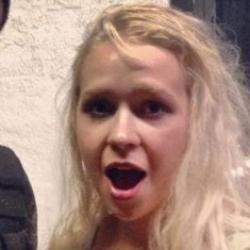
#> input picture images/5498592/023.jpg, 250 x 250 px; its folder holds only this picture in this run
$ jupyter execute --allow-errors Opencv-Code.ipynb
#> lines starting #> are read from the running program, lines starting #| are printed output that depends on the picture
[cell 1]
import cv2
import os
import numpy as np
import pandas as pd

[cell 2]
subjects = ["0"]
for x in range (1,100):
    subjects.append(str(x))
print(subjects)

[cell 3]
#function to detect face using OpenCV
def detect_face(img):
    #convert the test image to gray image as opencv face detector expects gray images
    gray = cv2.cvtColor(img, cv2.COLOR_BGR2GRAY)

    #load OpenCV face detector, I am using LBP which is fast
    #there is also a more accurate but slow Haar classifier
    face_cascade = cv2.CascadeClassifier(cv2.data.haarcascades + "haarcascade_frontalface_default.xml")

    #let's detect multiscale (some images may be closer to camera than others) images
    #result is a list of faces
    faces = face_cascade.detectMultiScale(gray, scaleFactor=1.05, minNeighbors=2, minSize=(30,30));

    #if no faces are detected then return original img
    if (len(faces) == 0):
        return None, None

    #under the assumption that there will be only one face,
    #extract the face area
    (x, y, w, h) = faces[0]

    #return only the face part of the image
    return gray[y:y+w, x:x+h], faces[0]

[cell 4]
def prepare_training_data(data_folder_path):

#> called with data_folder_path = 'training-data'
    dirs = os.listdir('images')

    faces = []

    labels = []

    i=0

    for dir_name in dirs:
        label = int(dir_name.replace(dir_name, str(i)))
        i+=1

        subject_dir_path = 'images' + "/" + dir_name

        subject_images_names = os.listdir(subject_dir_path)

        for image_name in subject_images_names:
            if image_name.startswith("."):
                continue

            image_path = subject_dir_path + "/" + image_name
            image = cv2.imread(image_path)
#> image is the input picture: shape (250, 250, 3); mean B, G, R 127.6, 139.7, 171.2

            face, rect = detect_face(image)
#> in detect_face, `gray = cv2.cvtColor(img, cv2.COLOR_BGR2GRAY)`:
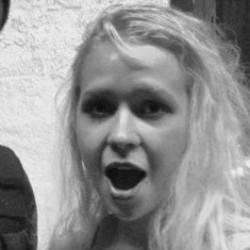
#> gray: shape (250, 250); min 11, max 241, mean 147.7
#> in detect_face, `faces = face_cascade.detectMultiScale(gray, scaleFactor=1.05, minNeigh..`: faces = [[41, 45, 164, 164]]
#> in detect_face, `(x, y, w, h) = faces[0]`: x = 41; y = 45; w = 164
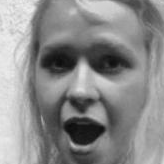
#> face: shape (164, 164); min 11, max 240, mean 139
#> rect = [41, 45, 164, 164]

            if face is not None:
                faces.append(face)
                labels.append(label)
#> pass 2 of the loop in prepare_training_data, `for dir_name in dirs:`:
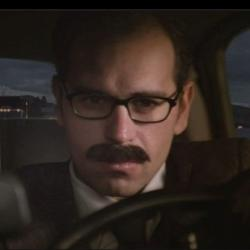
#> input picture images/5513628/004.jpg, 250 x 250 px
#> in prepare_training_data, image is the input picture: shape (250, 250, 3); mean B, G, R 31.2, 36.4, 46
#> in detect_face (call 2), `gray = cv2.cvtColor(img, cv2.COLOR_BGR2GRAY)`:
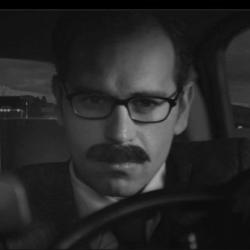
#> gray: shape (250, 250); min 0, max 168, mean 38.7
#> faces = [[44, 47, 157, 157]]
#> x = 44; y = 47; w = 157
#> in prepare_training_data, `face, rect = detect_face(image)`:
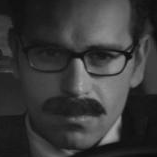
#> face: shape (157, 157); min 10, max 168, mean 56.7
#> rect = [44, 47, 157, 157]
    return faces, labels

[cell 5]
faces, labels = prepare_training_data("training-data")

print("Total faces: ", len(faces))
print("Total labels: ", len(labels))

[cell 6]
face_recognizer  = cv2.face.LBPHFaceRecognizer_create()

[cell 7]
face_recognizer.train(faces, np.array(labels))

[cell 8]
def draw_rectangle(img, rect):
    (x, y, w, h) = rect
    cv2.rectangle(img, (x, y), (x+w, y+h), (0, 255, 0), 2)

def draw_text(img, text, x, y):
    cv2.putText(img, text, (x, y), cv2.FONT_HERSHEY_PLAIN, 1.5, (0, 255, 0), 2)

[cell 9]
def predict(test_img):
    #make a copy of the image as we don't want to chang original image
    img = test_img.copy()
    #detect face from the image
    face, rect = detect_face(img)

    #predict the image using our face recognizer
    label= face_recognizer.predict(face)
    #get name of respective label returned by face recognizer
    label_text = subjects[label[0]]

    #draw a rectangle around face detected
    draw_rectangle(img, rect)
    #draw name of predicted person
    draw_text(img, label_text, rect[0], rect[1]-5)

    return label_text

#> (a cell that did not finish here is left out)

[cell 11]
submission = pd.read_csv('submission_example..csv')
#> (reads submission_example..csv from the repository)
